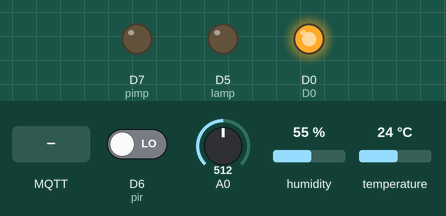
This sketch was run on a simulated ESP8266 (NodeMCU). On the bench: output pins drawn as LEDs (lit = HIGH). Wiring (inferred from the names in the program): DHT11 sensor: data D3. The inputs (shaded band) are chosen by the test bench; at power-on: D6 (pir) LOW, A0 = 512, humidity 55 %, temperature 24 °C. WiFi joins after 1.5 s; servers stay silent unless stated; no MQTT or app messages arrive unless stated; what the sketch prints to the serial monitor is not drawn.

Above: at 2.7 s.
2.8 s: MQTT message "lon" arrives on the first subscribed topic
At 4.2 s:
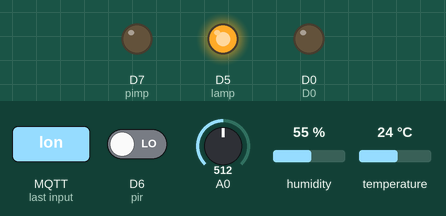
4.5 s: MQTT message "loff" arrives on the first subscribed topic
At 5.9 s:
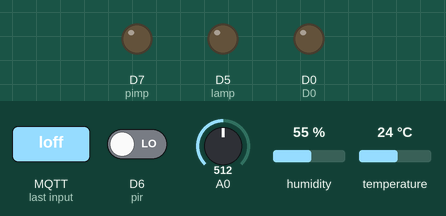
6.5 s: MQTT message "pimp" arrives on the first subscribed topic
At 9.4 s:
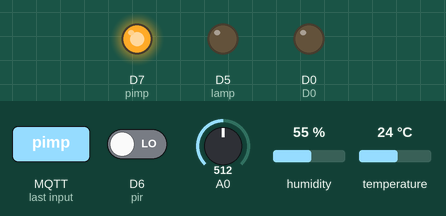
Timing chart, 0 to 14.5 s (numbered marks = the images above; inputs shaded):
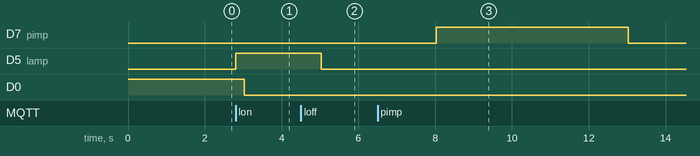

The sketch:

nodemcu.ino
```cpp
//Programa: NodeMCU e MQTT - Controle e Monitoramento IoT
//Autor: Pedro Bertoleti

#include <ESP8266WiFi.h> // Importa a Biblioteca ESP8266WiFi
#include "PubSubClient.h" // Importa a Biblioteca PubSubClient
#include "DHT.h"

//defines:
//defines de id mqtt e tópicos para publicação e subscribe
//#define TOPICO_SUBSCRIBE "MQTTFilipeFlopEnvia"     //tópico MQTT de escuta
#define TOPICO_SUBSCRIBE "vaso/set"            //aciona lampada

#define PUBLISH_DELAY 3000                       // Publishing delay [ms]

#define TOPICO_PUB_TEMP   "vaso/temp"    //Temperatura
#define TOPICO_PUB_SOIL   "vaso/smo"     //umidade do solo
#define TOPICO_PUB_LUM   "vaso/lum"    //luminozidade
#define TOPICO_PUB_ARH   "vaso/arh"  // Umidade do ar

#define TOPICO_PUB_PIR   "vaso/pir"  // presença

                                                   //IMPORTANTE: recomendamos fortemente alterar os nomes
                                                   //            desses tópicos. Caso contrário, há grandes
                                                   //            chances de você controlar e monitorar o NodeMCU
                                                   //            de outra pessoa.
#define ID_MQTT  "VasoArd"     //id mqtt (para identificação de sessão)
                               //IMPORTANTE: este deve ser único no broker (ou seja,
                               //            se um client MQTT tentar entrar com o mesmo
                               //            id de outro já conectado ao broker, o broker
                               //            irá fechar a conexão de um deles).

//#define ONLINE

//defines - mapeamento de pinos do NodeMCU
#define D0    16
#define D1    5
#define D2    4
#define D3    0
#define D4    2
#define D5    14
#define D6    12
#define D7    13
#define D8    15
#define D9    3
#define D10   1

const int sensorPin = D3; //dht
const int lamp = D5;
const int pir = D6;
const int pimp = D7;
long previousMillis;

DHT dht(sensorPin, DHT11);


#ifndef ONLINE
// WIFI
const char* SSID = "WRM"; // SSID / nome da rede WI-FI que deseja se conectar
const char* PASSWORD = "ttxxgg135s0l"; // Senha da rede WI-FI que deseja se conectar

// MQTT
const char* BROKER_MQTT = "192.168.253.106"; //URL do broker MQTT que se deseja utilizar
int BROKER_PORT = 1883; // Porta do Broker MQTT
#else

// WIFI
const char* SSID = "xhwfmbqx"; // SSID / nome da rede WI-FI que deseja se conectar
const char* PASSWORD = "trXclEfVaGZ4"; // Senha da rede WI-FI que deseja se conectar

// MQTT
const char* BROKER_MQTT = "postman.cloudmqtt.com"; //URL do broker MQTT que se deseja utilizar
int BROKER_PORT = 13637; // Porta do Broker MQTT
#endif


//Variáveis e objetos globais
WiFiClient espClient; // Cria o objeto espClient
PubSubClient MQTT(espClient); // Instancia o Cliente MQTT passando o objeto espClient
char EstadoSaida = '0';  //variável que armazena o estado atual da saída

//Prototypes
void initSerial();
void initWiFi();
void initMQTT();
void InitInput();
void reconectWiFi();
void mqtt_callback(char* topic, byte* payload, unsigned int length);
void VerificaConexoesWiFIEMQTT(void);
void InitOutput(void);

/*
 *  Implementações das funções
 */
void setup()
{
    //inicializações:
    InitOutput();
    InitInput();
    initSerial();
    initWiFi();
    initMQTT();
}

//Função: inicializa comunicação serial com baudrate 115200 (para fins de monitorar no terminal serial
//        o que está acontecendo.
//Parâmetros: nenhum
//Retorno: nenhum
void initSerial()
{
    Serial.begin(115200);
    dht.begin();
}

//Função: inicializa e conecta-se na rede WI-FI desejada
//Parâmetros: nenhum
//Retorno: nenhum
void initWiFi()
{
    delay(10);
    Serial.println("------Conexao WI-FI------");
    Serial.print("Conectando-se na rede: ");
    Serial.println(SSID);
    Serial.println("Aguarde");

    reconectWiFi();
}

//Função: inicializa parâmetros de conexão MQTT(endereço do
//        broker, porta e seta função de callback)
//Parâmetros: nenhum
//Retorno: nenhum
void initMQTT()
{
    MQTT.setServer(BROKER_MQTT, BROKER_PORT);   //informa qual broker e porta deve ser conectado
    MQTT.setCallback(mqtt_callback);            //atribui função de callback (função chamada quando qualquer informação de um dos tópicos subescritos chega)
}

//Função: função de callback
//        esta função é chamada toda vez que uma informação de
//        um dos tópicos subescritos chega)
//Parâmetros: nenhum
//Retorno: nenhum
void mqtt_callback(char* topic, byte* payload, unsigned int length)
{

    String msg;

    //obtem a string do payload recebido
    for(int i = 0; i < length; i++)
    {
       char c = (char)payload[i];
       msg += c;
    }

    //toma ação dependendo da string recebida:
    //verifica se deve colocar nivel alto de tensão na saída D0:
    //IMPORTANTE: o Led já contido na placa é acionado com lógica invertida (ou seja,
    //enviar HIGH para o output faz o Led apagar / enviar LOW faz o Led acender)
    if (msg.equals("lon"))
    {
        digitalWrite(lamp, HIGH);
    }

    if (msg.equals("loff"))
    {
        digitalWrite(lamp, LOW);
    }

    if (msg.equals("pimp"))
    {
        digitalWrite(pimp, HIGH);
        delay(5000);
        digitalWrite(pimp, LOW);
    }


/*    //verifica se deve colocar nivel alto de tensão na saída D0:
    if (msg.equals("D"))
    {
        digitalWrite(D0, HIGH);
        EstadoSaida = '0';
    }
*/
}

//Função: reconecta-se ao broker MQTT (caso ainda não esteja conectado ou em caso de a conexão cair)
//        em caso de sucesso na conexão ou reconexão, o subscribe dos tópicos é refeito.
//Parâmetros: nenhum
//Retorno: nenhum
void reconnectMQTT()
{
    while (!MQTT.connected())
    {
        Serial.print("* Tentando se conectar ao Broker MQTT: ");
        Serial.println(BROKER_MQTT);
        if (MQTT.connect(ID_MQTT))
        {
            Serial.println("Conectado com sucesso ao broker MQTT!");
            MQTT.subscribe(TOPICO_SUBSCRIBE);
        }
        else
        {
            Serial.println("Falha ao reconectar no broker.");
            Serial.println("Havera nova tentatica de conexao em 2s");
            delay(2000);
        }
    }
}

//Função: reconecta-se ao WiFi
//Parâmetros: nenhum
//Retorno: nenhum
void reconectWiFi()
{
    //se já está conectado a rede WI-FI, nada é feito.
    //Caso contrário, são efetuadas tentativas de conexão
    if (WiFi.status() == WL_CONNECTED)
        return;

    WiFi.begin(SSID, PASSWORD); // Conecta na rede WI-FI

    while (WiFi.status() != WL_CONNECTED)
    {
        delay(100);
        Serial.print(".");
    }

    Serial.println();
    Serial.print("Conectado com sucesso na rede ");
    Serial.print(SSID);
    Serial.println("IP obtido: ");
    Serial.println(WiFi.localIP());
}

//Função: verifica o estado das conexões WiFI e ao broker MQTT.
//        Em caso de desconexão (qualquer uma das duas), a conexão
//        é refeita.
//Parâmetros: nenhum
//Retorno: nenhum
void VerificaConexoesWiFIEMQTT(void)
{
    if (!MQTT.connected())
        reconnectMQTT(); //se não há conexão com o Broker, a conexão é refeita

     reconectWiFi(); //se não há conexão com o WiFI, a conexão é refeita
}

//Função: envia ao Broker o estado atual do output
//Parâmetros: nenhum
//Retorno: nenhum
void EnviaEstadoOutputMQTT(void)
{
  /*
    if (EstadoSaida == '0')
      MQTT.publish(TOPICO_PUBLISH, "D");

    if (EstadoSaida == '1')
      MQTT.publish(TOPICO_PUBLISH, "L");
 */
  if (millis() - previousMillis > PUBLISH_DELAY)
  {
    previousMillis = millis();
    char tmpBuffer[20];

    /*float humidity = dht.readHumidity(); // humidity
    float tempC = dht.readTemperature(); // temperature [C]*/

    float humidity = dht.readHumidity(); // humidity
    float tempC = dht.readTemperature(); // temperature [C]

    if (isnan(humidity) || isnan(tempC))
    {
      Serial.println("error reading sensor data");

    }
    else
    {
      Serial.print("[sensor data] temperature[C]: ");
      Serial.print(tempC);
      Serial.print(", humidity: ");
      Serial.println(humidity);

      MQTT.publish(TOPICO_PUB_TEMP, dtostrf(tempC, 6, 2, tmpBuffer));
      MQTT.publish(TOPICO_PUB_ARH,  dtostrf(humidity, 6, 2, tmpBuffer));
    }

    digitalWrite(D0,HIGH);
    MQTT.publish(TOPICO_PUB_SOIL, dtostrf((analogRead(A0) * 100)/1023, 6, 2, tmpBuffer));

    digitalWrite(D0,LOW);
    MQTT.publish(TOPICO_PUB_LUM, dtostrf((analogRead(A0) * 100)/1023, 6, 2, tmpBuffer));

    if(digitalRead(pir) == HIGH){
      MQTT.publish(TOPICO_PUB_PIR, "1");
    }

    //MQTT.publish(TOPICO_PUBLISH, /*dtostrf(analogRead (A0), 6, 2, tmpBuffer)*/ itoa(analogRead (A0), tmpBuffer,20));

    Serial.println("- Estado da saida D0 enviado ao broker!");
    delay(2000);
  }
}

//Função: inicializa o output em nível lógico baixo
//Parâmetros: nenhum
//Retorno: nenhum
void InitOutput(void)
{
    //IMPORTANTE: o Led já contido na placa é acionado com lógica invertida (ou seja,
    //enviar HIGH para o output faz o Led apagar / enviar LOW faz o Led acender)
    pinMode(D0, OUTPUT);
    digitalWrite(D0, HIGH);

    pinMode(lamp, OUTPUT);
    digitalWrite(lamp, LOW);

    pinMode(pimp, OUTPUT);
    digitalWrite(pimp, LOW);
}

void InitInput(){

    pinMode(pir, INPUT);
}

//programa principal
void loop()
{
    //garante funcionamento das conexões WiFi e ao broker MQTT
    VerificaConexoesWiFIEMQTT();

    //envia o status de todos os outputs para o Broker no protocolo esperado
    EnviaEstadoOutputMQTT();

    //keep-alive da comunicação com broker MQTT
    MQTT.loop();
}
```

DHT.h
```cpp
// (licence header left out)
#ifndef DHT_H
#define DHT_H

#if ARDUINO >= 100
 #include "Arduino.h"
#else
 #include "WProgram.h"
#endif


// Uncomment to enable printing out nice debug messages.
//#define DHT_DEBUG

// Define where debug output will be printed.
#define DEBUG_PRINTER Serial

// Setup debug printing macros.
#ifdef DHT_DEBUG
  #define DEBUG_PRINT(...) { DEBUG_PRINTER.print(__VA_ARGS__); }
  #define DEBUG_PRINTLN(...) { DEBUG_PRINTER.println(__VA_ARGS__); }
#else
  #define DEBUG_PRINT(...) {}
  #define DEBUG_PRINTLN(...) {}
#endif

// Define types of sensors.
#define DHT11 11
#define DHT12 12
#define DHT22 22
#define DHT21 21
#define AM2301 21


class DHT {
  public:
   DHT(uint8_t pin, uint8_t type, uint8_t count=6);
   void begin(uint8_t usec=55);
   float readTemperature(bool S=false, bool force=false);
   float convertCtoF(float);
   float convertFtoC(float);
   float computeHeatIndex(bool isFahrenheit=true);
   float computeHeatIndex(float temperature, float percentHumidity, bool isFahrenheit=true);
   float readHumidity(bool force=false);
   bool read(bool force=false);

 private:
  uint8_t data[5];
  uint8_t _pin, _type;
  #ifdef __AVR
    // Use direct GPIO access on an 8-bit AVR so keep track of the port and bitmask
    // for the digital pin connected to the DHT.  Other platforms will use digitalRead.
    uint8_t _bit, _port;
  #endif
  uint32_t _lastreadtime, _maxcycles;
  bool _lastresult;
  uint8_t pullTime; // Time (in usec) to pull up data line before reading

  uint32_t expectPulse(bool level);

};

class InterruptLock {
  public:
   InterruptLock() {
#if !defined(ARDUINO_ARCH_NRF52)
    noInterrupts();
#endif
   }
   ~InterruptLock() {
#if !defined(ARDUINO_ARCH_NRF52)
    interrupts();
#endif
   }
};

#endif
```

Source omitted: DHT.cpp (9716 bytes)

Measured:
- after the input at 2.8 s, D5 (lamp): LOW → HIGH at once
- after the input at 4.5 s, D5 (lamp): HIGH → LOW after 0.53 s
- after the input at 6.5 s, D7 (pimp): LOW → HIGH after 1.5 s, → LOW 5.0 s later
